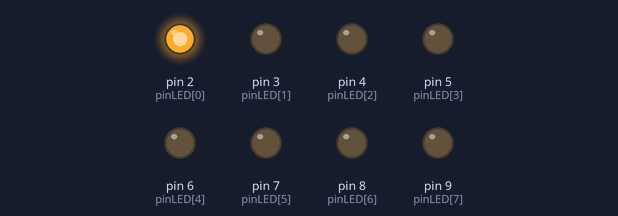
Recording of a sketch running on a simulated Arduino Uno, built with avr-gcc and run on an emulated ATmega328P. Shown: output pins drawn as LEDs (lit = HIGH).

Above: at 0.1 s.
At 3.6 s:
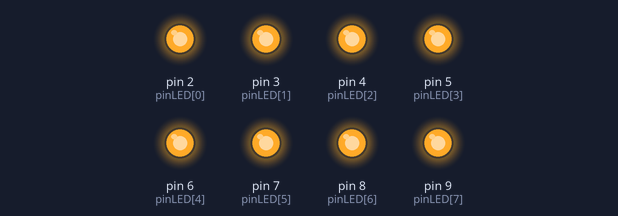
At 7.1 s:
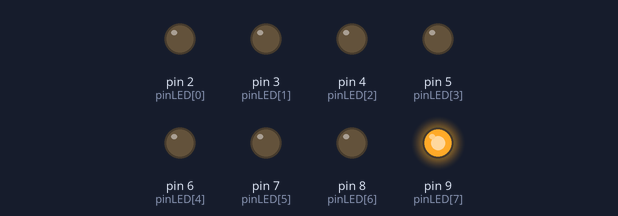
At 16.1 s:
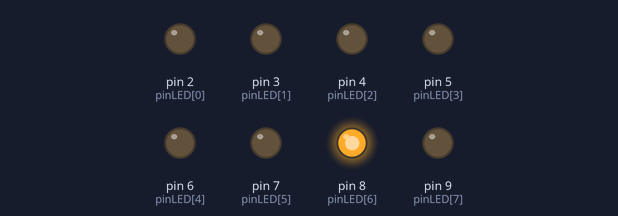
At 24.7 s:
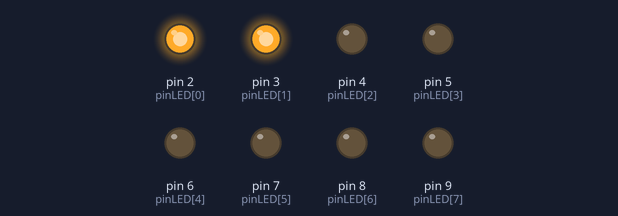
At 31.7 s:
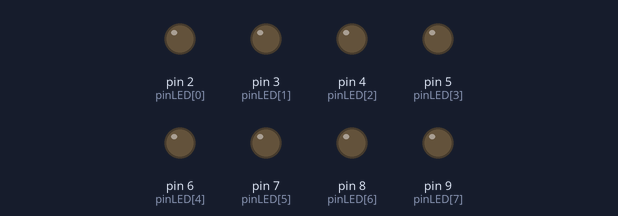
Timing chart, 0 to 40.0 s (numbered marks = the images above):
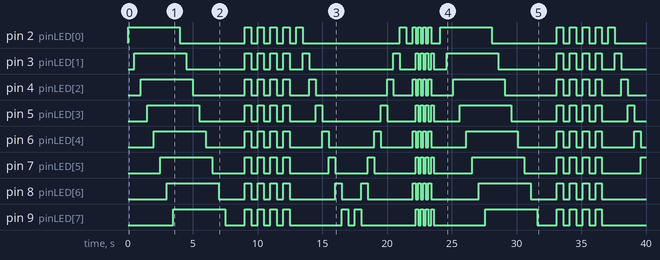

Measured:
- by itself, pin 2 (pinLED[0]): LOW → HIGH at 0.00 s, → LOW 4.0 s later, → HIGH 5.0 s later, → LOW 0.50 s later, … (34 changes in this stretch)
- by itself, pin 3 (pinLED[1]): LOW → HIGH at 0.50 s, → LOW 4.0 s later, → HIGH 4.5 s later, → LOW 0.50 s later, … (34 changes in this stretch)
- by itself, pin 4 (pinLED[2]): LOW → HIGH at 1.0 s, → LOW 4.0 s later, → HIGH 4.0 s later, → LOW 0.50 s later, … (34 changes in this stretch)
- by itself, pin 5 (pinLED[3]): LOW → HIGH at 1.5 s, → LOW 4.0 s later, → HIGH 3.5 s later, → LOW 0.50 s later, … (34 changes in this stretch)
- by itself, pin 6 (pinLED[4]): LOW → HIGH at 2.0 s, → LOW 4.0 s later, → HIGH 3.0 s later, → LOW 0.50 s later, … (34 changes in this stretch)
- by itself, pin 7 (pinLED[5]): LOW → HIGH at 2.5 s, → LOW 4.0 s later, → HIGH 2.5 s later, → LOW 0.50 s later, … (33 changes in this stretch)
- by itself, pin 8 (pinLED[6]): LOW → HIGH at 3.0 s, → LOW 4.0 s later, → HIGH 2.0 s later, → LOW 0.50 s later, … (32 changes in this stretch)
- by itself, pin 9 (pinLED[7]): LOW → HIGH at 3.5 s, → LOW 4.0 s later, → HIGH 1.5 s later, → LOW 0.50 s later, … (32 changes in this stretch)

The sketch:

Lesson_3_-_Arrays_of_8_LEDs.ino
```cpp
int pinLED[] = { 2, 3, 4, 5, 6, 7, 8, 9 };
// tương ứng với index 0,1,2,3,4,5,6,7

void setup() {
  for (int i = 0; i < 8; i++) {
    pinMode(pinLED[i], OUTPUT);
  }
}

void loop() {

  linearON();
  linearOFF();
  resetLED();
  delay(500);
  //////////////////////
  blinkLED();
  blinkLED();
  blinkLED();
  blinkLED();
  resetLED();
  delay(500);
  //////////////////////
  runLEDFromLeftToRight();
  resetLED();
  delay(500);
  //////////////////////
  runLEDFromRightToLeft();
  resetLED();
  delay(500);
  //////////////////////
  stepbystepLED();
  stepbystepLED();
  stepbystepLED();
  stepbystepLED();
  resetLED();
  delay(500);
}

void resetLED() {
  for (int i = 0; i < 8; i++) {
    digitalWrite(pinLED[i], LOW);
  }
}

void linearON() {
  // Bật tuần tự các đèn LED sáng dồn
  for (int i = 0; i < 8; i++) {
    digitalWrite(pinLED[i], HIGH);  //Bật đèn
    delay(500);                     // Dừng để các đèn LED sáng dần
  }
}

void linearOFF() {
  //Tắt tuần tự các đèn LED sáng dồn
  for (int i = 0; i < 8; i++) {
    digitalWrite(pinLED[i], LOW);  // Tắt đèn
    delay(500);                    // Dừng để các đèn LED tắt dần
  }
}

void blinkLED() {
  // Cả 8 đèn nhấp nháy liên tục
  for (int i = 0; i < 8; i++) {
    digitalWrite(pinLED[i], LOW);  // Tắt đèn
  }
  delay(500);
  for (int i = 0; i < 8; i++) {
    digitalWrite(pinLED[i], HIGH);  // Tắt đèn
  }
  delay(500);
}

void runLEDFromLeftToRight() {
  digitalWrite(pinLED[7], LOW);
  // Bật tuần tự LED cá nhân từ trái sang phải
  for (int i = 0; i < 8; i++) {
    digitalWrite(pinLED[i], HIGH);  //Bật đèn
    digitalWrite(pinLED[i - 1], LOW);
    delay(500);  // Dừng để các đèn LED sáng dần
  }
}

void runLEDFromRightToLeft() {
  // Bật tuần tự LED cá nhân từ phải sang trái
  digitalWrite(pinLED[0], LOW);
  for (int i = 7; i >= 0; i--) {
    digitalWrite(pinLED[i + 1], LOW);  //Bật đèn
    digitalWrite(pinLED[i], HIGH);
    delay(500);  // Dừng để các đèn LED sáng dần
  }
}

void stepbystepLED() {
  // Điều khiển LED sáng xen kẽ
  for (int i = 0; i < 8; i++) {
    if (i % 2 == 0) { digitalWrite(pinLED[i], HIGH); }
    if (i % 2 == 1) { digitalWrite(pinLED[i], LOW); }
  }
  delay(200);
  for (int i = 0; i < 8; i++) {
    if (i % 2 == 0) { digitalWrite(pinLED[i], LOW); }
    if (i % 2 == 1) { digitalWrite(pinLED[i], HIGH); }
  }
  delay(200);
}
```
